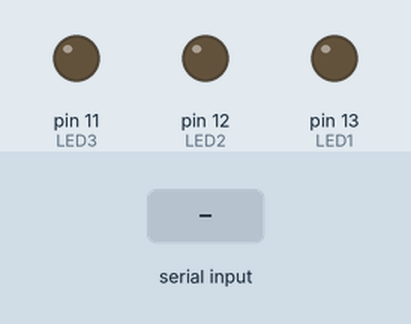
Recording of a sketch running on a simulated Arduino Uno, built with avr-gcc and run on an emulated ATmega328P. Parts: output pins drawn as LEDs (lit = HIGH). Inputs (shaded band) come from the test bench.

Above: at 1.2 s.
1.3 s: "90,45\n" received over Serial
At 2.3 s:
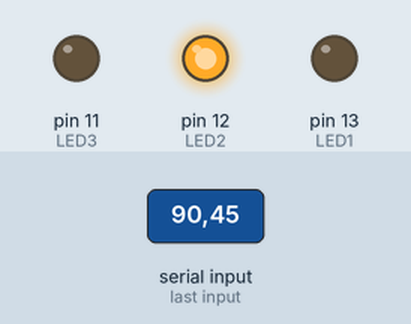
2.8 s: "30,150\n" received over Serial
4.3 s: "5\n" received over Serial
Timing chart, 0 to 7.3 s (numbered marks = the images above; inputs shaded):
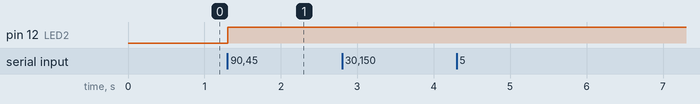

The sketch:

findetect.ino
```cpp
int LED1 = 13;
int LED2 = 12;
int LED3 = 11;

void setup() {
  // put your setup code here, to run once:
  pinMode(LED1, OUTPUT);
  pinMode(LED2, OUTPUT);
  pinMode(LED3, OUTPUT);

  Serial.begin(9600);

}

void loop() {
  // put your main code here, to run repeatedly:

  if (Serial.available() > 0) {
    // Read the incoming data
    int count = Serial.read() - '0';
    // convert to binary and turn on the corresponding LEDs
    digitalWrite(LED1, count & 1);
    digitalWrite(LED2, count & 2);
    digitalWrite(LED3, count & 4);
  }
}
```

Measured:
- after the input at 1.3 s, pin 12 (LED2): LOW → HIGH at once
